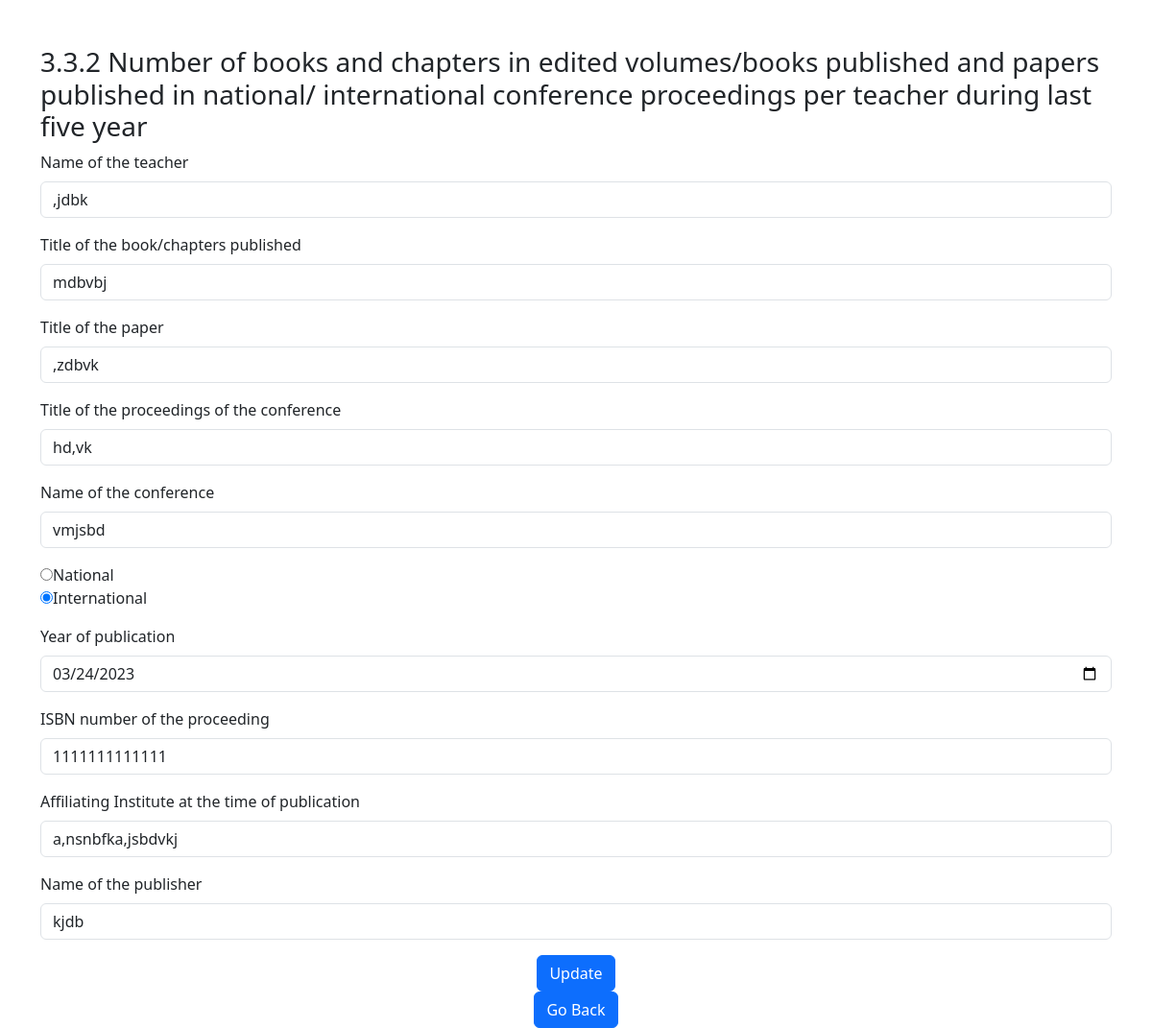
/edit332/0, run on the app's committed database.
### View/models.py (models this page shows)
class Details3_3_2(models.Model):
    Name_of_the_teacher = models.CharField(max_length=50)
    Title_of_the_book_chapters_published = models.CharField(max_length=200)
    Title_of_the_paper = models.CharField(max_length=100)
    Title_of_the_proceedings_of_the_conference = models.CharField(max_length=200)
    Name_of_the_conference = models.CharField(max_length=200)
    national_international = models.CharField(max_length=50,choices=(("National","National"),("International","International")))
    Year_of_publications = models.DateField(default=None)
    ISBN_number_of_the_proceeding = models.IntegerField(default=0)
    Affiliating_Institute_at_the_time_of_publication = models.CharField(max_length=200)
    Name_of_the_publisher=models.CharField(max_length=100)
    Uploaded_by = models.CharField(max_length=50)

### View/views.py (the view, shortened to what this page needs)
# urls.py: path('edit332/<int:id>', views.edit332, name='332edit'),
def edit332(request, id):
    d332 = Details3_3_2.objects.get(id=id)
    return render(request,'View/332edit.html',{'d332' : d332})

### View/Templates/View/332edit.html (shortened to what this page needs)
<!DOCTYPE html>
<html lang="en">
<head>
        <link href="https://cdn.jsdelivr.net/npm/bootstrap@5.3.0-alpha1/dist/css/bootstrap.min.css" rel="stylesheet">
</head>
<body>
<div class="container mt-5">
<form method="POST">
<h3>3.3.2 Number of books and chapters in edited volumes/books published and papers  published in national/ international conference proceedings per teacher during last five year</h3>
    <div class="mb-3">
  <label for="Name of the teacher" class="form-label">Name of the teacher</label>
  <input type="text" class="form-control" id="Name of the teacher" name="Name_of_the_teacher" value="{{ d332.Name_of_the_teacher }}">
</div>
<div class="mb-3">
  <label for="Title of the book/chapters  published" class="form-label">Title of the book/chapters  published</label>
  <input type="text" class="form-control" id="Title of the book/chapters  published" name="Title_of_the_book_chapters_published" value="{{ d332.Title_of_the_book_chapters_published }}">
</div>
<div class="mb-3">
  <label for="Title of the paper" class="form-label">Title of the paper</label>
  <input type="text" class="form-control" id="Title of the paper" name="Title_of_the_paper" value="{{ d332.Title_of_the_paper }}">
</div>
<div class="mb-3">
  <label for="Title of the proceedings of the conference" class="form-label">Title of the proceedings of the conference</label>
  <input type="text" class="form-control" id="Title of the proceedings of the conference" name="Title_of_the_proceedings_of_the_conference" value="{{ d332.Title_of_the_proceedings_of_the_conference }}">
</div>
<div class="mb-3">
  <label for="Name of the conference" class="form-label">Name of the conference</label>
  <input type="text" class="form-control" id="Name of the conference" name="Name_of_the_conference" value="{{ d332.Name_of_the_conference }}">
</div>
<div class="mb-3">
    <input type="radio" id="National " name="radiobutton3.3.2" value="National " {% if d332.national_international == "National" %}checked{% endif %}>National<br>
    <input type="radio" id="International" name="radiobutton3.3.2"  value="International" {% if d332.national_international == "International" %}checked{% endif %}>International<br>
</div>
<div class="mb-3">
  <label for="Year of publication" class="form-label">Year of publication</label>
  <input type="date" class="form-control" id="Year of publication" name="Year_of_publication" value="{{ d332.Year_of_publications|date:'Y-m-d'  }}">
</div>
    <div class="mb-3">
  <label for="IISBN number of the proceeding" class="form-label">ISBN number of the proceeding</label>
  <input type="number" minlength="13" class="form-control" id="ISBN number of the proceeding" name="ISBN_number_of_the_proceeding" value="{{ d332.ISBN_number_of_the_proceeding }}">
</div>
    <div class="mb-3">
  <label for="Affiliating Institute at the time of publication " class="form-label">Affiliating Institute at the time of publication </label>
  <input type="text" class="form-control" name="Affiliating_Institute_at_the_time_of_publication" value="{{ d332.Affiliating_Institute_at_the_time_of_publication }}">
</div>
    <div class="mb-3">
  <label for="Name of the publisher" class="form-label">Name of the publisher</label>
  <input type="text" class="form-control" id="Name of the publisher" name="Name_of_the_publisher" value="{{ d332.Name_of_the_publisher }}">
</div>
<div class="col-md-12 text-center">
    <button type="submit" class="btn btn-primary">Update</button></div>
</form>
</div>
<div style="display: flex; justify-content: center;">
    <a class="btn btn-primary" href="{% url '332details' %}" role="button">Go Back</a>
</div>
</body>
</html>

### data on the page
Details3_3_2: Name_of_the_teacher ",jdbk", Title_of_the_book_chapters_published "mdbvbj", Title_of_the_paper ",zdbvk", Title_of_the_proceedings_of_the_conference "hd,vk", Name_of_the_conference "vmjsbd", national_international "☑", Year_of_publication "03/24/2023", ISBN_number_of_the_proceeding "1111111111111", Affiliating_Institute_at_the_time_of_publication "a,nsnbfka,jsbdvkj", Name_of_the_publisher "kjdb"
